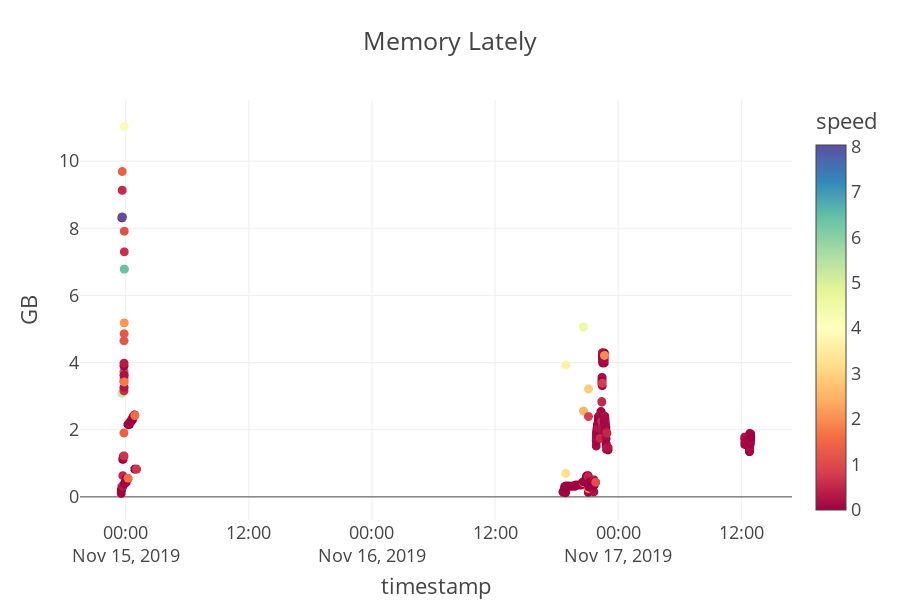

Notebook source saved alongside this figure:
### Code cell
clear_output()
def mem_fig(memory):
    mem_fig = px.scatter(memory, x="timestamp", y="GB", color="speed", color_continuous_scale=px.colors.diverging.Spectral,template="presentation", title="Memory Lately")
    return mem_fig
mem_fig(get_memory())

### Figure 1 — Plotly figure (JSON) as saved in the notebook; plotly's stock layout.template omitted (floating-point values rounded to 4 significant figures; data arrays with more than 128 entries replaced by an {"elided": "..."} marker saying what was removed)
{"data": [{"hoverlabel": {"namelength": 0}, "hovertemplate": "timestamp=%{x}<br>GB=%{y}<br>speed=%{marker.color}", "legendgroup": "", "marker": {"color": {"elided": "3674 float values"}, "coloraxis": "coloraxis", "symbol": "circle"}, "mode": "markers", "name": "", "showlegend": false, "type": "scattergl", "x": {"elided": "3674 str values"}, "xaxis": "x", "y": {"elided": "3674 float values"}, "yaxis": "y"}], "layout": {"coloraxis": {"colorbar": {"title": {"text": "speed"}}, "colorscale": [[0, "rgb(158,1,66)"], [0.1, "rgb(213,62,79)"], [0.2, "rgb(244,109,67)"], [0.3, "rgb(253,174,97)"], [0.4, "rgb(254,224,139)"], [0.5, "rgb(255,255,191)"], [0.6, "rgb(230,245,152)"], [0.7, "rgb(171,221,164)"], [0.8, "rgb(102,194,165)"], [0.9, "rgb(50,136,189)"], [1, "rgb(94,79,162)"]]}, "height": 600, "legend": {"tracegroupgap": 0}, "title": {"text": "Memory Lately"}, "xaxis": {"anchor": "y", "domain": [0, 1], "title": {"text": "timestamp"}}, "yaxis": {"anchor": "x", "domain": [0, 1], "title": {"text": "GB"}}}}
